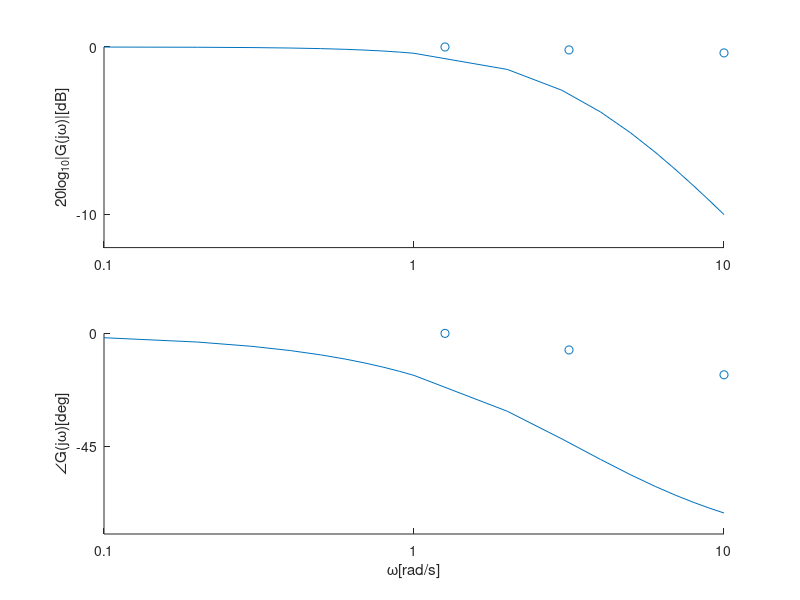

This figure's MATLAB source:
matrix = csvread('Target.csv');

matrix

K2 = 0.1:0.1:1;
K3 = 1:1:10;

w = [K2,K3];

sys = tf([1], [0.301, 1])%T = 0.301
%sys = tf([1], [0.00162,0.276, 1])%T1 = 0.27, T2 = 0.006

[mag, phase] = bode(sys, w)
figure;
subplot(2,1,1);
magdb = 20*log10(mag(:,:))
hold on
semilogx(w,magdb);
x = matrix(:,1)
y = matrix(:,3)
scatter(x, y)
ylim=[-10, 10]
ylabel('20log_{10}|G(j\omega)|[dB]');
yticks([-10,0,10])
yticklabels({-10, 0, 10})
xticks([0.1, 1, 10])
xticklabels({0.1, 1, 10})

subplot(2,1,2);
hold on
semilogx(w,phase(:,:));
ylabel('\angleG(j\omega)[deg]');
x = matrix(:,1)
y = matrix(:,4)
scatter(x, y)
%hline = refline(0,-45)
%hline.LineStyle = '--'
ylim=[-90, 0]
yticks([-90,-45, 0])
yticklabels({-90,-45, 0})
xlabel('\omega[rad/s]')
xticks([0.1, 1, 10])
xticklabels({0.1, 1, 10})

%gtext("\fontsize{10} 折点周波数\omega_d=1/T");
%gtext("低周波数ゲインk=20log_{10}k");
